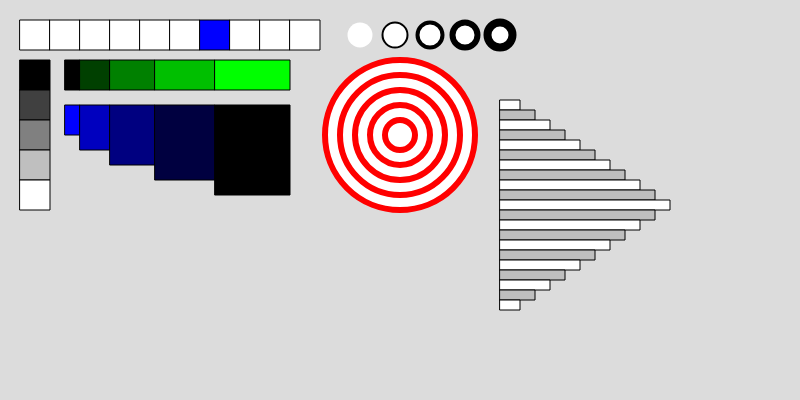
Frame 1 (no input)
Frame 60 (no input): identical to frame 1, image omitted
Frame 120 (the mouse pressed at the canvas centre since frame 60): identical to frame 1, image omitted

The p5.js sketch that drew this single still picture (run headless with seeded random() and noise() and a simulated clock; from frame 60 on, the mouse is pressed at the canvas centre):

// p5.js sketch
// ── sketch.js
let accColor = false;

function setup() {
  createCanvas(800, 400);
}

function draw() {
  background(220);
  stroke(0);
  strokeWeight(1);

  // 10 vierkanten
  for (let i = 0; i < 10; i++) {
    if (i == 6) {
      fill(0,0,255);
    } else {
      fill(255);
    }
    rect(20 + i * 30,20,30,30);
  }

  // 5 cirkels
  for (let i = 0; i < 5; i++) {
    strokeWeight(i * 2);
    circle(360 + i * 35,35,25);
  }
  strokeWeight(1);

  // Rode cirkels
  for (let i = 0; i < 5; i++) {
    fill(255);
    stroke(255,0,0);
    strokeWeight(6);
    circle(400,135,150 - i * 30)
  }
  stroke(0);
  strokeWeight(1);

  // Zwart naar witte vierkantjes
  for (let i = 0; i < 5; i++) {
    fill((255 / 4) * i);
    rect(20,60 + i * 30,30,30);
  }

  // Groene vierkantjes
  let offsetG = 0;
  for (let i = 0; i < 5; i++) {
    fill(0, (255 / 4) * i, 0);
    rect(65 + offsetG,60,15 + i * 15,30);
    offsetG += (i + 1) * 15;
  }

  // Blauwe vierkantjes
  let offset = 0;
  for (let i = 0; i < 5; i++) {
    fill(0, 0, 255 - (i * (255 / 4)));
    rect(65 + offset,105,15 + i * 15,30 + (i * 15));
    offset += (i + 1) * 15;
  }

  // Accordion
  for (let i = 0; i < 21; i++) {
    if (accColor == false) {
      fill(255);
      accColor = true;
    } else {
      fill(190);
      accColor = false;
    }

    let extraMargin = i * 15;
    if (i > 10) {
      extraMargin -= (i - 10) * 30;
    }

    rect(500, 100 + (i * 10), 20 + extraMargin, 10);
  }
  accColor = false;
}
